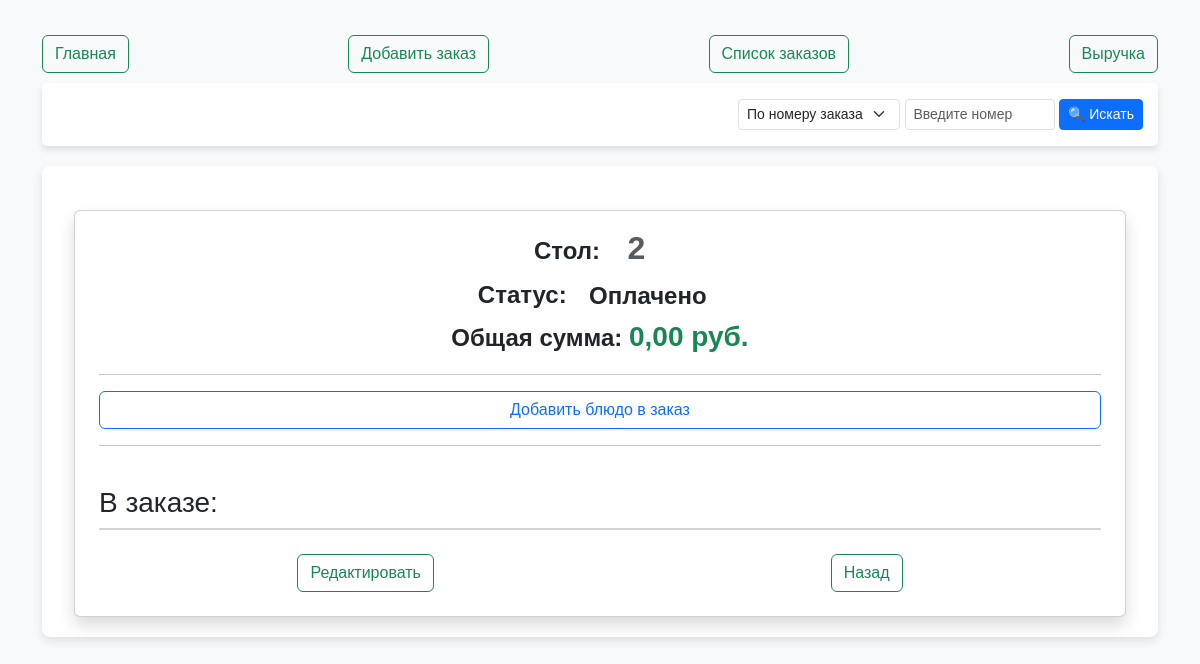
Page /19/ on the committed database.
### order_service/models.py (models this page shows, shortened)
class Order(models.Model):
    table_number = models.IntegerField(
        verbose_name="Номер стола",
        validators=[MinValueValidator(1), MaxValueValidator(100)],
    )
    total_price = models.DecimalField(max_digits=10, decimal_places=2, default=0.00)
    status = models.CharField(
        max_length=10,
        choices=[
            ("pending", "В ожидании"),
            ("ready", "Готов"),
            ("paid", "Оплачено"),
        ],
        default="pending",
    )

### order_service/views.py (the view)
# urls.py: path("<int:pk>/", OrderDetailView.as_view(), name="order_detail"),
class OrderDetailView(DetailView):
    model = Order
    template_name = "orders/order_detail.html"

### order_service/templates/orders/order_detail.html (shortened to what this page needs)
{% extends 'main.html' %}
{% block content %}
  <div class="container mt-4">
    <div class="card p-4 shadow">
      <div class="container text-center mt-4">
        <p class="fs-4 mb-0">
          <strong>Стол:</strong> <span class="badge text-muted text-dark fs-2">{{ order.table_number }}</span>
        </p>
        <p class="fs-4 mb-0">
          <strong>Статус:</strong> <span class="badge text-dark fs-4">{{ order.get_status_display }}</span>
        </p>
        <p class="fs-4 mb-0">
          <strong>Общая сумма:</strong> <span class="fw-bold text-success fs-3">{{ order.total_price }} руб.</span>
        </p>
      </div>
      <hr />
      <button type="button" class="btn btn-outline-primary" data-bs-toggle="modal" data-bs-target="#formModal">Добавить блюдо в заказ</button>
      <hr />
      <h3 class="mt-4">В заказе:</h3>
      <ul class="list-group mb-4">
      </ul>
      <div class="card-detail">
        <a class="btn btn-outline-success" href="{% url 'order_update' order.pk %}">Редактировать</a>
        <a class="btn btn-outline-success" href="{% url 'order_list' %}">Назад</a>
      </div>
    </div>
  </div>
{% endblock %}

### order_service/templates/main.html (style rules this page uses)
body { background-color: #f8f9fa; font-family: Arial, sans-serif; color: #333; }
.container { margin-top: 30px; }

### order_service/templates/orders/order_detail.html (style rules this page uses)
.card-detail { display: flex; justify-content: space-around; }
.card.p-4.shadow { padding-top: 0 !important; }
.container.text-center.mt-4 { margin-top: 10px !important; }

### rows in the picture
Order: table_number "2", status "Оплачено", total_price "0,00"
